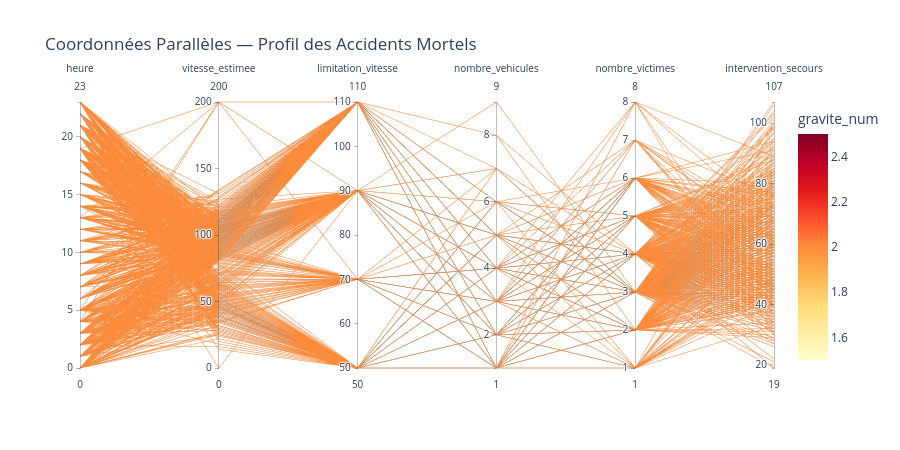

Notebook source saved alongside this figure:
### Code cell
# ── Parallel coordinates : profil des accidents mortels ──────────────────
mortels_sample = df[df['gravite'] == 'Mortel'].sample(min(1000, len(df[df['gravite']=='Mortel'])), random_state=42)
mortels_sample['gravite_num'] = mortels_sample['gravite_num'].astype(float)

fig_parallel = px.parallel_coordinates(
    mortels_sample,
    color='gravite_num',
    dimensions=['heure', 'vitesse_estimee', 'limitation_vitesse',
                'nombre_vehicules', 'nombre_victimes', 'intervention_secours'],
    color_continuous_scale=px.colors.sequential.YlOrRd,
    title='Coordonnées Parallèles — Profil des Accidents Mortels'
)
fig_parallel.update_layout(height=450)
fig_parallel.show()

### Figure 1 — Plotly figure (JSON) as saved in the notebook; plotly's stock layout.template omitted (floating-point values rounded to 4 significant figures; data arrays with more than 128 entries replaced by an {"elided": "..."} marker saying what was removed)
{"data": [{"dimensions": [{"label": "heure", "values": {"elided": "1000 int values"}}, {"label": "vitesse_estimee", "values": {"elided": "1000 float values"}}, {"label": "limitation_vitesse", "values": {"elided": "1000 int values"}}, {"label": "nombre_vehicules", "values": {"elided": "1000 int values"}}, {"label": "nombre_victimes", "values": {"elided": "1000 float values"}}, {"label": "intervention_secours", "values": {"elided": "1000 float values"}}], "domain": {"x": [0, 1], "y": [0, 1]}, "line": {"color": {"elided": "1000 float values"}, "coloraxis": "coloraxis"}, "name": "", "type": "parcoords"}], "layout": {"coloraxis": {"colorbar": {"title": {"text": "gravite_num"}}, "colorscale": [[0, "rgb(255,255,204)"], [0.125, "rgb(255,237,160)"], [0.25, "rgb(254,217,118)"], [0.375, "rgb(254,178,76)"], [0.5, "rgb(253,141,60)"], [0.625, "rgb(252,78,42)"], [0.75, "rgb(227,26,28)"], [0.875, "rgb(189,0,38)"], [1, "rgb(128,0,38)"]]}, "height": 450, "legend": {"tracegroupgap": 0}, "title": {"text": "Coordonnées Parallèles — Profil des Accidents Mortels"}}}
